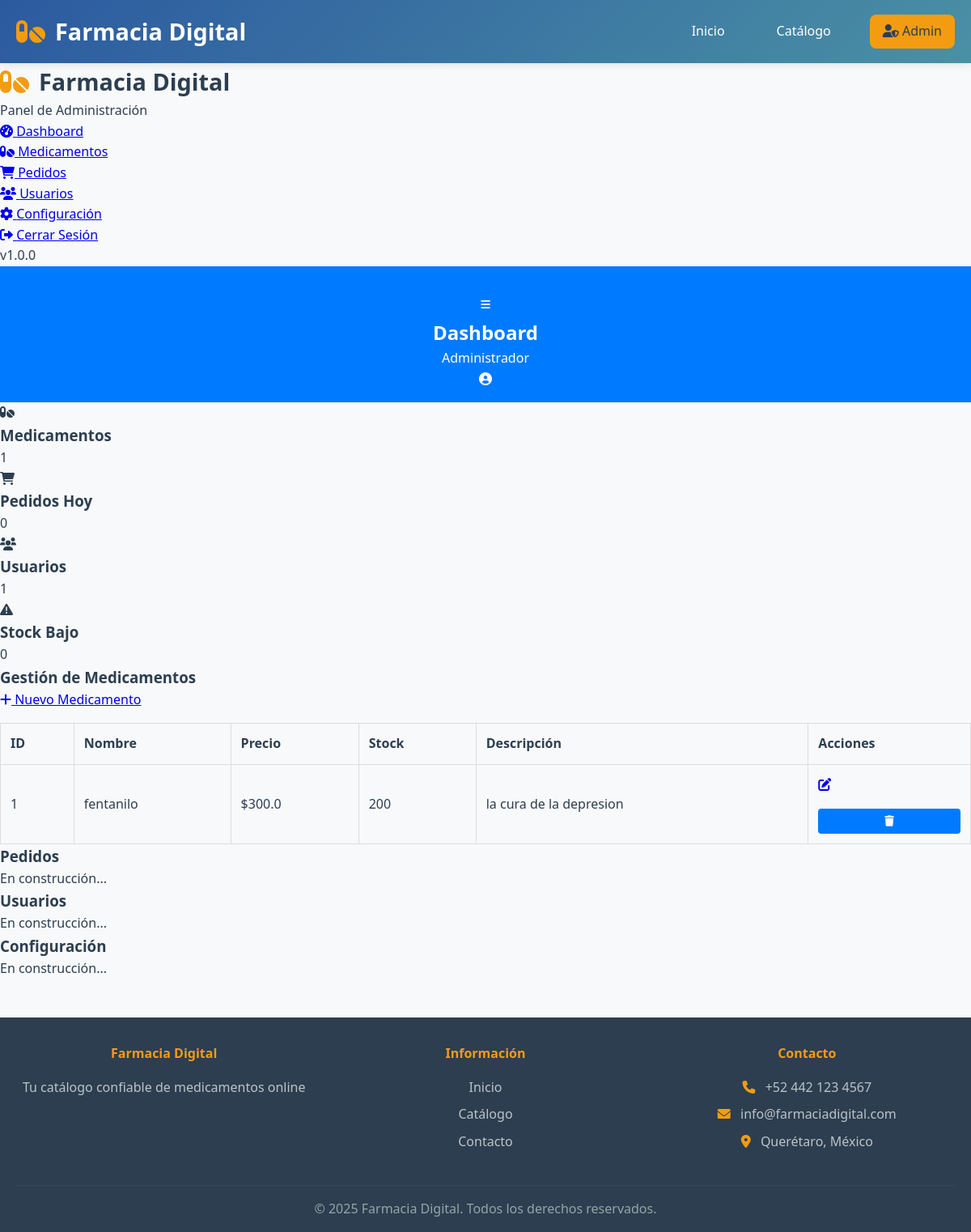
Before: /admin (signed in) with the older database file.
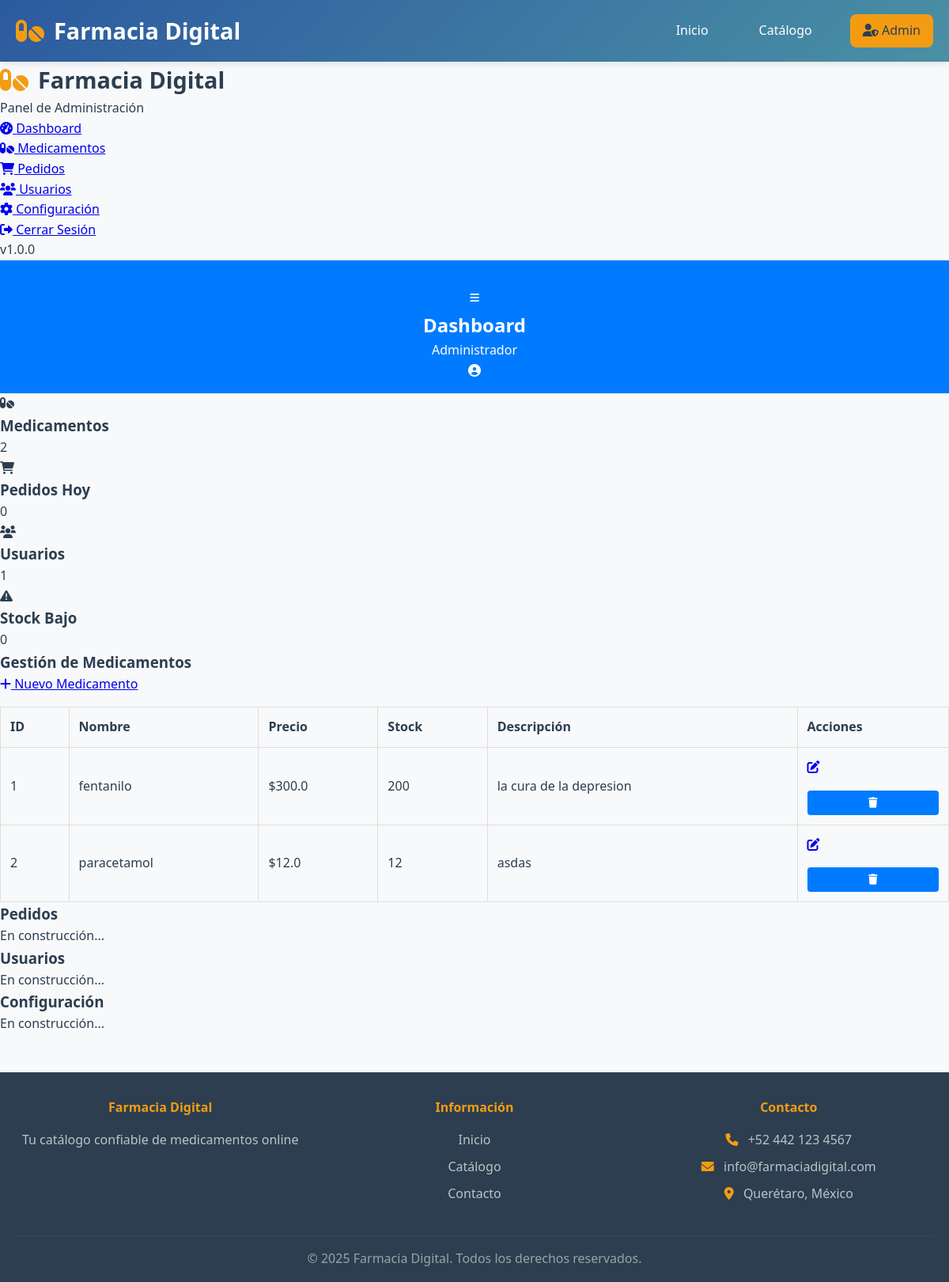
After: the same page with the newer database file.
### tables this page shows
CREATE TABLE medication (
    id INTEGER PRIMARY KEY AUTOINCREMENT,
    name TEXT NOT NULL,
    description TEXT,
    price REAL NOT NULL,
    stock INTEGER NOT NULL
);

### app.py (the view)
@app.route('/admin')
def admin_panel():
    if not session.get('admin'):
        return redirect(url_for('login'))
    conn = get_db_connection()
    meds = conn.execute('SELECT * FROM medication').fetchall()
    conn.close()
    total_medicamentos = len(meds)
    total_stock_bajo = sum(1 for med in meds if med['stock'] < 10)
    return render_template(
        'admin.html',
        meds=meds,
        total_medicamentos=total_medicamentos,
        total_stock_bajo=total_stock_bajo
    )

### app.py (called while the page is built)
@app.context_processor
def inject_current_year():
    return {'current_year': datetime.datetime.now().year}

def get_db_connection():
    conn = sqlite3.connect('pharmacy.db')
    conn.row_factory = sqlite3.Row
    return conn

### templates/admin.html (shortened to what this page needs)
{% extends 'base.html' %}
{% block extra_css %}
    <link rel="stylesheet" href="{{ url_for('static', filename='css/admin.css') }}">
{% endblock %}
{% block content %}
<main class="admin-main">
    <aside class="admin-sidebar">
        <div class="sidebar-header">
            <div class="logo">
                <i class="fas fa-pills"></i>
                <h1>Farmacia Digital</h1>
            </div>
            <p>Panel de Administración</p>
        </div>
        <nav class="sidebar-nav">
            <ul>
                <li>
                    <a href="#" class="active" data-section="dashboard">
                        <i class="fas fa-tachometer-alt"></i>
                        <span>Dashboard</span>
                    </a>
                </li>
                <li>
                    <a href="#" data-section="medicamentos">
                        <i class="fas fa-pills"></i>
                        <span>Medicamentos</span>
                    </a>
                </li>
                <li>
                    <a href="#" data-section="pedidos">
                        <i class="fas fa-shopping-cart"></i>
                        <span>Pedidos</span>
                    </a>
                </li>
                <li>
                    <a href="#" data-section="usuarios">
                        <i class="fas fa-users"></i>
                        <span>Usuarios</span>
                    </a>
                </li>
                <li>
                    <a href="#" data-section="configuracion">
                        <i class="fas fa-cog"></i>
                        <span>Configuración</span>
                    </a>
                </li>
                <li>
                    <a href="{{ url_for('logout') }}" id="logoutBtn">
                        <i class="fas fa-sign-out-alt"></i>
                        <span>Cerrar Sesión</span>
                    </a>
                </li>
            </ul>
        </nav>
        <div class="sidebar-footer">
            <p>v1.0.0</p>
        </div>
    </aside>
    <main class="admin-main">
        <header class="admin-header">
            <div class="header-left">
                <button id="sidebarToggle" class="menu-toggle">
                    <i class="fas fa-bars"></i>
                </button>
                <h2 id="pageTitle">Dashboard</h2>
            </div>
            <div class="header-right">
                <div class="user-info">
                    <span id="adminUsername">Administrador</span>
                    <div class="user-avatar">
                        <i class="fas fa-user-circle"></i>
                    </div>
                </div>
            </div>
        </header>
        <div class="admin-content">
            <section id="dashboardSection" class="content-section active">
                <div class="dashboard-grid">
                    <div class="dashboard-card">
                        <div class="card-icon bg-blue">
                            <i class="fas fa-pills"></i>
                        </div>
                        <div class="card-info">
                            <h3>Medicamentos</h3>
                            <p id="totalMedicamentos">{{ total_medicamentos }}</p>
                        </div>
                    </div>
                    <div class="dashboard-card">
                        <div class="card-icon bg-green">
                            <i class="fas fa-shopping-cart"></i>
                        </div>
                        <div class="card-info">
                            <h3>Pedidos Hoy</h3>
                            <p id="totalPedidosHoy">0</p>
                        </div>
                    </div>
                    <div class="dashboard-card">
                        <div class="card-icon bg-orange">
                            <i class="fas fa-users"></i>
                        </div>
                        <div class="card-info">
                            <h3>Usuarios</h3>
                            <p id="totalUsuarios">1</p>
                        </div>
                    </div>
                    <div class="dashboard-card">
                        <div class="card-icon bg-red">
                            <i class="fas fa-exclamation-triangle"></i>
                        </div>
                        <div class="card-info">
                            <h3>Stock Bajo</h3>
                            <p id="totalStockBajo">{{ total_stock_bajo }}</p>
                        </div>
                    </div>
                </div>
            </section>
            <section id="medicamentosSection" class="content-section">
                <div class="section-header">
                    <h3>Gestión de Medicamentos</h3>
                    <a href="{{ url_for('create_med') }}" class="btn-primary" id="addMedicamentoBtn">
                        <i class="fas fa-plus"></i> Nuevo Medicamento
                    </a>
                </div>
                <div class="table-container">
                    <table id="medicamentosTable" class="data-table">
                        <thead>
                            <tr>
                                <th>ID</th>
                                <th>Nombre</th>
                                <th>Precio</th>
                                <th>Stock</th>
                                <th>Descripción</th>
                                <th>Acciones</th>
                            </tr>
                        </thead>
                        <tbody>
                            {% for med in meds %}
                            <tr>
                                <td>{{ med.id }}</td>
                                <td>{{ med.name }}</td>
                                <td>${{ med.price }}</td>
                                <td>{{ med.stock }}</td>
                                <td>{{ med.description|truncate(30) }}</td>
                                <td class="actions">
                                    <a href="{{ url_for('edit_med', id=med.id) }}" class="btn-edit">
                                        <i class="fas fa-edit"></i>
                                    </a>
                                    <form action="{{ url_for('delete_med', id=med.id) }}" method="post" style="display:inline;">
                                        <button type="submit" class="btn-delete">
                                            <i class="fas fa-trash"></i>
                                        </button>
                                    </form>
                                </td>
                            </tr>
                            {% endfor %}
                        </tbody>
                    </table>
                </div>
            </section>
            <section id="pedidosSection" class="content-section">
                <h3>Pedidos</h3>
                <p>En construcción...</p>
            </section>
            <section id="usuariosSection" class="content-section">
                <h3>Usuarios</h3>
                <p>En construcción...</p>
            </section>
            <section id="configuracionSection" class="content-section">
                <h3>Configuración</h3>
                <p>En construcción...</p>
            </section>
        </div>
    </main>
</main>
{% endblock %}

### templates/base.html (shortened to what this page needs)
<!DOCTYPE html>
<html lang="es">
<head>
    <link rel="stylesheet" href="{{ url_for('static', filename='css/style.css') }}">
    <link href="https://cdnjs.cloudflare.com/ajax/libs/font-awesome/6.0.0/css/all.min.css" rel="stylesheet">
    {% block extra_css %}{% endblock %}
</head>
<body>
    <header class="header">
        <div class="container">
            <div class="header-content">
                <div class="logo">
                    <i class="fas fa-pills"></i>
                    <h1>Farmacia Digital</h1>
                </div>
                <nav class="nav">
                    <a href="{{ url_for('index') }}" class="nav-link">Inicio</a>
                    <a href="{{ url_for('index') }}#catalogo" class="nav-link">Catálogo</a>
                    {% if session.admin %}
                        <a href="{{ url_for('admin_panel') }}" class="nav-link admin-link">
                            <i class="fas fa-user-shield"></i> Admin
                        </a>
                    {% else %}
                        <a href="{{ url_for('login') }}" class="nav-link admin-link">
                            <i class="fas fa-user-shield"></i> Admin
                        </a>
                    {% endif %}
                </nav>
            </div>
        </div>
    </header>
    {% block content %}{% endblock %}
    <footer class="footer">
        <div class="container">
            <div class="footer-content">
                <div class="footer-section">
                    <h4>Farmacia Digital</h4>
                    <p>Tu catálogo confiable de medicamentos online</p>
                </div>
                <div class="footer-section">
                    <h4>Información</h4>
                    <ul>
                        <li><a href="{{ url_for('index') }}">Inicio</a></li>
                        <li><a href="{{ url_for('index') }}#catalogo">Catálogo</a></li>
                        <li><a href="#">Contacto</a></li>
                    </ul>
                </div>
                <div class="footer-section">
                    <h4>Contacto</h4>
                    <p><i class="fas fa-phone"></i> +52 442 123 4567</p>
                    <p><i class="fas fa-envelope"></i> info@farmaciadigital.com</p>
                    <p><i class="fas fa-map-marker-alt"></i> Querétaro, México</p>
                </div>
            </div>
            <div class="footer-bottom">
                <p>&copy; {{ current_year }} Farmacia Digital. Todos los derechos reservados.</p>
            </div>
        </div>
    </footer>
</body>
</html>

### static/css/style.css (style rules this page uses)
* { box-sizing: border-box; margin: 0; padding: 0; }
body { font-family: Arial, sans-serif; background: #f9f9f9; color: #333; }
header, footer { background: #007BFF; color: #fff; padding: 1rem; text-align: center; }
.container { max-width: 1200px; margin: 2rem auto; padding: 0 1rem; }
input, textarea, button { width: 100%; padding: 0.5rem; margin-top: 0.5rem; border: 1px solid #ccc; border-radius: 4px; }
button { background: #007BFF; color: #fff; border: none; cursor: pointer; margin-top: 1rem; }
table { width: 100%; border-collapse: collapse; margin-top: 1rem; }
th, td { border: 1px solid #ddd; padding: 0.75rem; text-align: left; }

### static/css/admin.css (style rules this page uses)
:root { --primary-color: #2c5aa0; --secondary-color: #4a90a4; --accent-color: #f39c12; --success-color: #27ae60; --error-color: #e74c3c; --text-dark: #2c3e50; --text-light: #7f8c8d; --background-light: #f8f9fa; --background-white: #ffffff; --border-color: #e1e8ed; --shadow: 0 2px 10px rgba(0,0,0,0.1); --shadow-hover: 0 5px 20px rgba(0,0,0,0.15); --border-radius: 8px; --transition: all 0.3s ease; }
* { margin: 0; padding: 0; box-sizing: border-box; }
body { font-family: 'Segoe UI', Tahoma, Geneva, Verdana, sans-serif; line-height: 1.6; color: var(--text-dark); background-color: var(--background-light); }
.container { max-width: 1200px; margin: 0 auto; padding: 0 20px; }
.header { background: linear-gradient(135deg, var(--primary-color), var(--secondary-color)); color: white; padding: 1rem 0; position: sticky; top: 0; z-index: 1000; box-shadow: var(--shadow); }
.header-content { display: flex; justify-content: space-between; align-items: center; }
.logo { display: flex; align-items: center; gap: 12px; }
.logo i { font-size: 2rem; color: var(--accent-color); }
.logo h1 { font-size: 1.8rem; font-weight: 600; }
.nav { display: flex; gap: 2rem; align-items: center; }
.nav-link { color: white; text-decoration: none; font-weight: 500; padding: 0.5rem 1rem; border-radius: var(--border-radius); transition: var(--transition); }
.admin-link { background-color: var(--accent-color); color: var(--text-dark); }
.footer { background: var(--text-dark); color: white; padding: 2rem 0 1rem; margin-top: 3rem; }
.footer-content { display: grid; grid-template-columns: repeat(auto-fit, minmax(250px, 1fr)); gap: 2rem; margin-bottom: 2rem; }
.footer-section h4 { margin-bottom: 1rem; color: var(--accent-color); }
.footer-section ul { list-style: none; }
.footer-section ul li { margin-bottom: 0.5rem; }
.footer-section ul li a { color: #bdc3c7; text-decoration: none; transition: var(--transition); }
.footer-section p { color: #bdc3c7; margin-bottom: 0.5rem; }
.footer-section i { margin-right: 0.5rem; color: var(--accent-color); }
.footer-bottom { text-align: center; padding-top: 1rem; border-top: 1px solid #34495e; color: #95a5a6; }

Changed rows visible on the page:
added medication: id "2", name "paracetamol", price "12.0", stock "12", description "asdas"
Other visible differences:
{{ total_medicamentos }}: "1" → "2"
